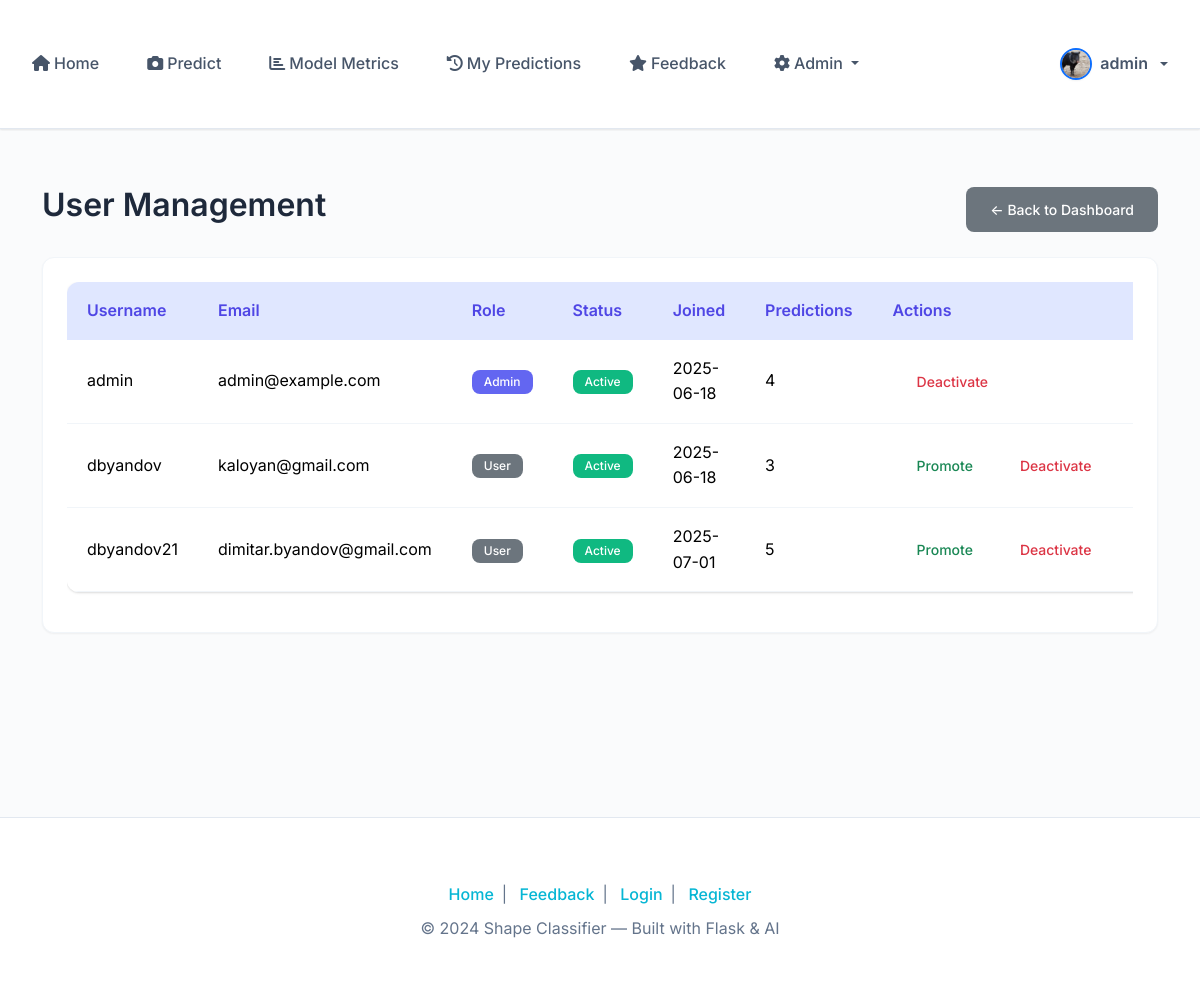
/admin/users (signed in), run on an earlier commit of the app's database.
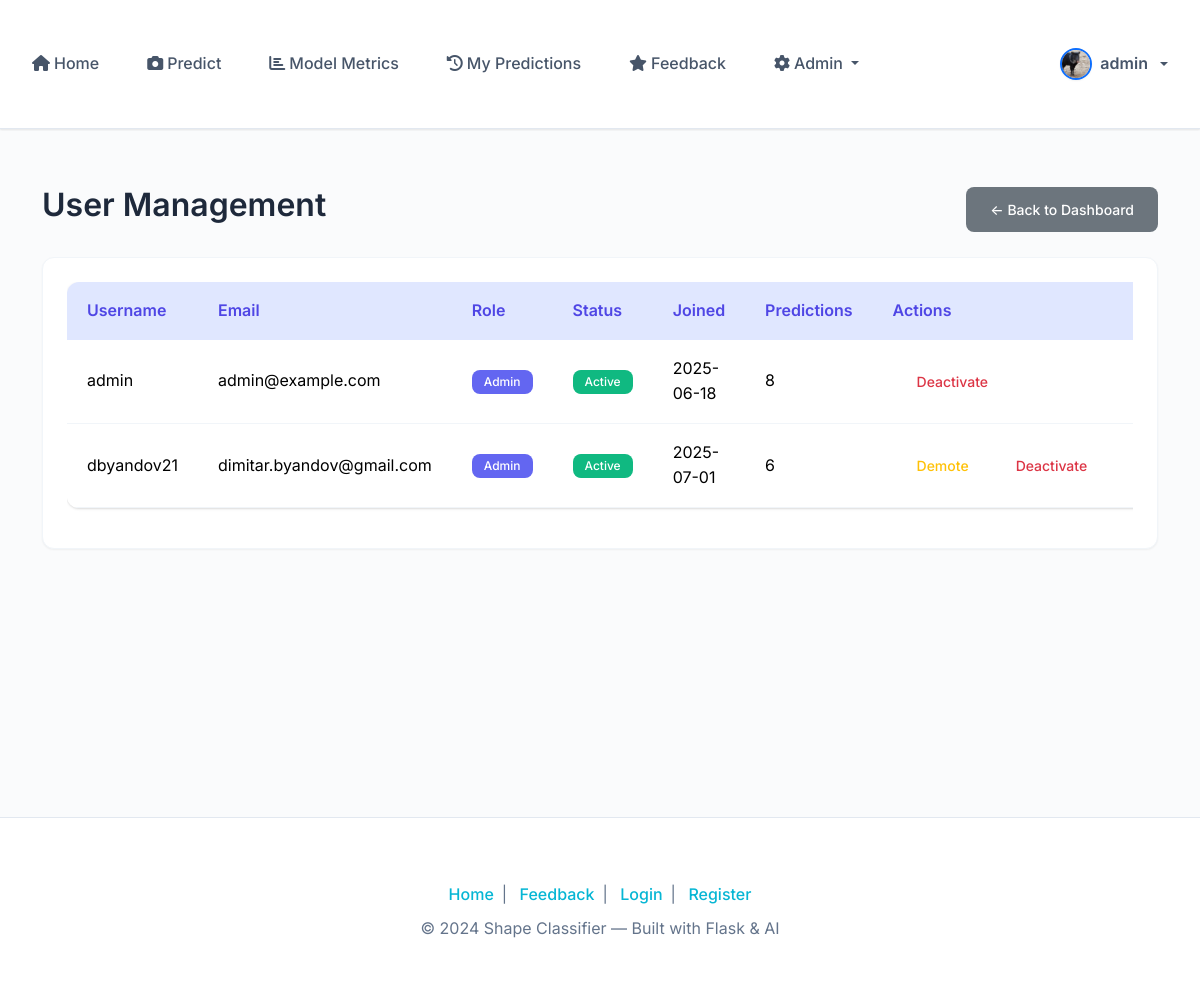
And on a later commit of the database.
### app/models/user.py (models this page shows, shortened)
class User(UserMixin, db.Model):
    id = db.Column(db.Integer, primary_key=True)
    username = db.Column(db.String(80), unique=True, nullable=False)
    email = db.Column(db.String(120), unique=True, nullable=False)
    password_hash = db.Column(db.String(128))
    profile_picture = db.Column(db.String(255), nullable=True)  # Store filename of profile picture
    role = db.Column(db.String(20), default='user')  # 'user' or 'admin'
    active = db.Column(db.Boolean, default=True)  # For deactivation
    created_at = db.Column(db.DateTime, default=datetime.utcnow)
    predictions = db.relationship('Prediction', backref='user', lazy=True)
    def is_admin(self):
        return self.role == 'admin'
    def get_profile_picture_url(self):
        if self.profile_picture:
            return f'/static/uploads/{self.profile_picture}'
        return f'https://ui-avatars.com/api/?name={self.username}&background=random&color=fff&size=200'

### app/routes/admin.py (the view)
@admin.route('/users')
@login_required
@admin_required
def users():
    users = User.query.all()
    return render_template('admin/admin_users.html', users=users)

### app/templates/admin/admin_users.html (shortened to what this page needs)
{% extends "base.html" %}
{% block content %}
<div class="container mt-4">
  <div class="d-flex justify-content-between align-items-center mb-4">
    <h2>User Management</h2>
    <a href="{{ url_for('admin.dashboard') }}" class="btn btn-secondary">← Back to Dashboard</a>
  </div>
  {% if users %}
    <div class="card shadow-sm">
      <div class="card-body">
        <div class="table-responsive">
          <table class="table table-hover">
            <thead class="table-light">
              <tr>
                <th>Username</th>
                <th>Email</th>
                <th>Role</th>
                <th>Status</th>
                <th>Joined</th>
                <th>Predictions</th>
                <th>Actions</th>
              </tr>
            </thead>
            <tbody>
              {% for user in users %}
              <tr>
                <td>{{ user.username }}</td>
                <td>{{ user.email }}</td>
                <td>
                  <span class="badge bg-{% if user.role == 'admin' %}primary{% else %}secondary{% endif %}">
                    {{ user.role.title() }}
                  </span>
                </td>
                <td>
                  <span class="badge bg-{% if user.active %}success{% else %}danger{% endif %}">
                    {{ 'Active' if user.active else 'Inactive' }}
                  </span>
                </td>
                <td>{{ user.created_at.strftime('%Y-%m-%d') }}</td>
                <td>{{ user.predictions|length }}</td>
                <td>
                  <div class="btn-group btn-group-sm" role="group">
                    {% if user.role == 'user' %}
                      <a href="{{ url_for('admin.promote_user', user_id=user.id) }}"
                         class="btn btn-outline-success"
                         onclick="return confirm('Promote {{ user.username }} to admin?')">
                        Promote
                      </a>
                    {% elif user.role == 'admin' and user.id != current_user.id %}
                      <a href="{{ url_for('admin.demote_user', user_id=user.id) }}"
                         class="btn btn-outline-warning"
                         onclick="return confirm('Demote {{ user.username }} to user?')">
                        Demote
                      </a>
                    {% endif %}
                    {% if user.active %}
                      <a href="{{ url_for('admin.deactivate_user', user_id=user.id) }}"
                         class="btn btn-outline-danger"
                         onclick="return confirm('Deactivate {{ user.username }}?')">
                        Deactivate
                      </a>
                    {% else %}
                      <a href="{{ url_for('admin.activate_user', user_id=user.id) }}"
                         class="btn btn-outline-success">
                        Activate
                      </a>
                    {% endif %}
                    {% if user.id != current_user.id %}
                      <a href="{{ url_for('admin.delete_user', user_id=user.id) }}"
                         class="btn btn-outline-danger"
                         onclick="return confirm('Delete {{ user.username }} and all their predictions? This action cannot be undone.')">
                      </a>
                    {% endif %}
                  </div>
                </td>
              </tr>
              {% endfor %}
            </tbody>
          </table>
        </div>
      </div>
    </div>
  {% else %}
    <div class="text-center py-5">
      <i class="fas fa-users fa-3x text-muted mb-3"></i>
      <h4 class="text-muted">No Users Found</h4>
      <p class="text-muted">No users have registered yet.</p>
    </div>
  {% endif %}
</div>
{% endblock %}

### app/templates/components/navbar.html (shortened to what this page needs)
<nav class="navbar navbar-expand-lg bg-white shadow-sm py-2 sticky-top">
  <div class="container-fluid">
    <div class="collapse navbar-collapse" id="navbarNavDropdown">
      <ul class="navbar-nav me-auto mb-2 mb-lg-0 align-items-lg-center gap-lg-2">
        <li class="nav-item">
          <a class="nav-link{% if request.endpoint == 'main.index' %} active{% endif %}" href="{{ url_for('main.index') }}">
            <i class="fas fa-home me-1"></i>Home
          </a>
        </li>
        {% if current_user.is_authenticated %}
        <li class="nav-item">
          <a class="nav-link" href="{{ url_for('main.predict') }}">
            <i class="fas fa-camera me-1"></i>Predict
          </a>
        </li>
        <li class="nav-item">
          <a class="nav-link" href="{{ url_for('main.model_evaluation') }}">
            <i class="fas fa-chart-bar me-1"></i>Model Metrics
          </a>
        </li>
        <li class="nav-item">
          <a class="nav-link{% if request.endpoint == 'main.my_predictions' %} active{% endif %}" href="{{ url_for('main.my_predictions') }}">
            <i class="fas fa-history me-1"></i>My Predictions
          </a>
        </li>
        <li class="nav-item">
          <a class="nav-link{% if request.endpoint == 'main.feedback' %} active{% endif %}" href="{{ url_for('main.feedback') }}">
            <i class="fas fa-star me-1"></i>Feedback
          </a>
        </li>
        {% if current_user.is_admin() %}
        <li class="nav-item dropdown">
          <a class="nav-link dropdown-toggle" href="#" id="adminDropdown" role="button" data-bs-toggle="dropdown" aria-expanded="false">
            <i class="fas fa-cog me-1"></i>Admin
          </a>
        </li>
        {% endif %}
        {% endif %}
      </ul>
      <ul class="navbar-nav mb-2 mb-lg-0 align-items-lg-center gap-lg-2">
        {% if current_user.is_authenticated %}
        <li class="nav-item dropdown">
          <a class="nav-link dropdown-toggle d-flex align-items-center gap-2" href="#" id="userDropdown" role="button" data-bs-toggle="dropdown" aria-expanded="false">
            <img src="{{ current_user.get_profile_picture_url() }}"
                 alt="Profile"
                 class="rounded-circle border border-2 border-primary shadow-sm" style="width: 32px; height: 32px; object-fit: cover;">
            <span class="fw-semibold">{{ current_user.username }}</span>
          </a>
        </li>
        {% endif %}
      </ul>
    </div>
  </div>
</nav>

What changed in the data, as far as the page shows it:
removed User: username "dbyandov", email "kaloyan@gmail.com", role "User", active "Active", created_at "2025-06-18", predictions|length "3"
computed for User "admin": predictions|length "4" → "8"
changed User "dbyandov21": role "User" → "Admin"; predictions|length "5" → "6"; role "Promote" → "Demote"
